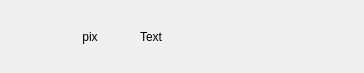
<?xml version="1.0" encoding="UTF-8"?>
<ui version="4.0">
 <class>PLSAddingFrame</class>
 <widget class="QFrame" name="PLSAddingFrame">
  <property name="geometry">
   <rect>
    <x>0</x>
    <y>0</y>
    <width>364</width>
    <height>73</height>
   </rect>
  </property>
  <property name="windowTitle">
   <string>Frame</string>
  </property>
  <layout class="QHBoxLayout" name="horizontalLayout" stretch="1,2,4,1">
   <property name="spacing">
    <number>5</number>
   </property>
   <property name="leftMargin">
    <number>0</number>
   </property>
   <property name="topMargin">
    <number>0</number>
   </property>
   <property name="rightMargin">
    <number>0</number>
   </property>
   <property name="bottomMargin">
    <number>0</number>
   </property>
   <item>
    <spacer name="horizontalSpacer">
     <property name="orientation">
      <enum>Qt::Horizontal</enum>
     </property>
     <property name="sizeHint" stdset="0">
      <size>
       <width>40</width>
       <height>20</height>
      </size>
     </property>
    </spacer>
   </item>
   <item>
    <widget class="QLabel" name="PixLabel">
     <property name="text">
      <string>pix</string>
     </property>
     <property name="scaledContents">
      <bool>true</bool>
     </property>
     <property name="alignment">
      <set>Qt::AlignCenter</set>
     </property>
    </widget>
   </item>
   <item>
    <widget class="QLabel" name="TextLabel">
     <property name="sizePolicy">
      <sizepolicy hsizetype="Expanding" vsizetype="Preferred">
       <horstretch>0</horstretch>
       <verstretch>0</verstretch>
      </sizepolicy>
     </property>
     <property name="text">
      <string>Text</string>
     </property>
    </widget>
   </item>
   <item>
    <spacer name="horizontalSpacer_2">
     <property name="orientation">
      <enum>Qt::Horizontal</enum>
     </property>
     <property name="sizeHint" stdset="0">
      <size>
       <width>40</width>
       <height>20</height>
      </size>
     </property>
    </spacer>
   </item>
  </layout>
 </widget>
 <resources/>
 <connections/>
</ui>
